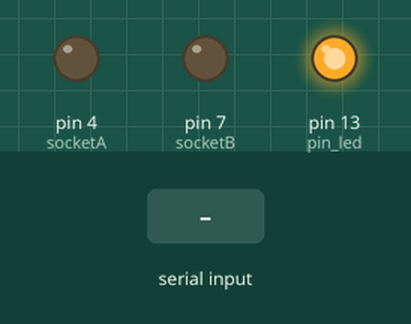
Bench run of a sketch on a simulated Arduino Uno, built with avr-gcc and run on an emulated ATmega328P. Shown: output pins drawn as LEDs (lit = HIGH). The inputs (shaded band) are chosen by the test bench.

Above: at 1.6 s.
1.7 s: "B" received over Serial
At 2.2 s:
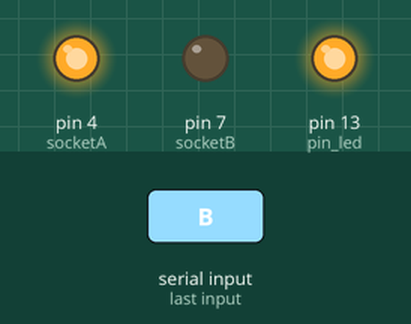
3.2 s: "E" received over Serial
At 4.4 s:
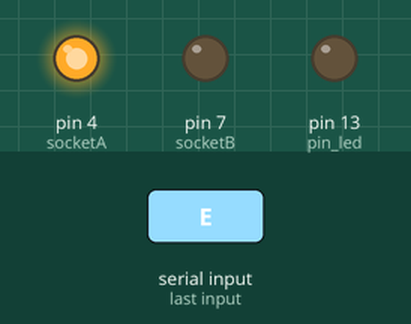
4.7 s: "A" received over Serial
At 5.7 s:
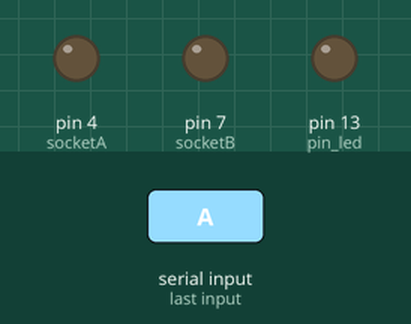
6.2 s: "D" received over Serial
At 6.8 s:
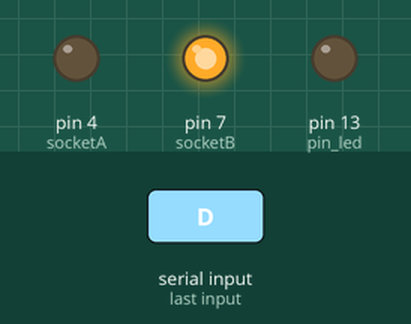
7.7 s: "F" received over Serial
At 8.0 s:
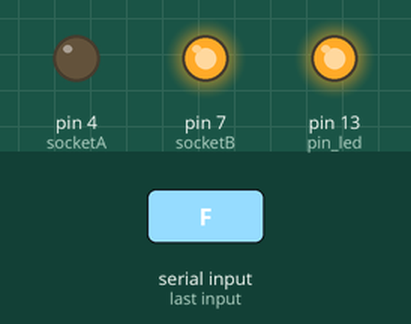
9.2 s: "C" received over Serial
At 10.3 s:
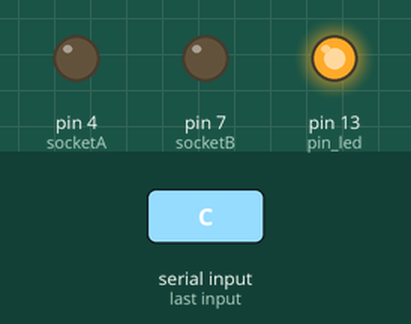
Timing chart, 0 to 11.7 s (numbered marks = the images above; inputs shaded):
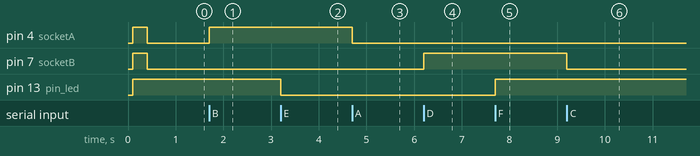

The sketch:

Microcontroller.ino
```cpp
const byte socketA=4;
const byte socketB=7;
const byte pin_led=13;
char buff=0;

void setup() {
  pinMode(socketA, OUTPUT);
  pinMode(socketB, OUTPUT);
  pinMode(pin_led, OUTPUT);
  Serial.begin(9600);
  digitalWrite(socketA, LOW);
  digitalWrite(socketB, LOW);
  digitalWrite(pin_led, LOW);
  delay(100);
  digitalWrite(socketA, HIGH);
  digitalWrite(socketB, HIGH);
  digitalWrite(pin_led, HIGH);
  delay(300);
  digitalWrite(socketA, LOW);
  digitalWrite(socketB, LOW);
  //digitalWrite(pin_led, LOW);
}

void loop() {
  if(Serial.available()>0) {
    buff=Serial.read();
    if(buff=='A') digitalWrite(socketA, LOW);
    else if(buff=='B') digitalWrite(socketA, HIGH);
    else if(buff=='C') digitalWrite(socketB, LOW);
    else if(buff=='D') digitalWrite(socketB, HIGH);
    else if(buff=='E') digitalWrite(pin_led, LOW);
    else if(buff=='F') digitalWrite(pin_led, HIGH);
    else { }
    delay(100);
  }
  delay(1);
}
```

Measured:
- after the input at 1.7 s, pin 4 (socketA): LOW → HIGH at once
- after the input at 3.2 s, pin 13 (pin_led): HIGH → LOW at once
- after the input at 4.7 s, pin 4 (socketA): HIGH → LOW at once
- after the input at 6.2 s, pin 7 (socketB): LOW → HIGH at once
- after the input at 7.7 s, pin 13 (pin_led): LOW → HIGH at once
- after the input at 9.2 s, pin 7 (socketB): HIGH → LOW at once
